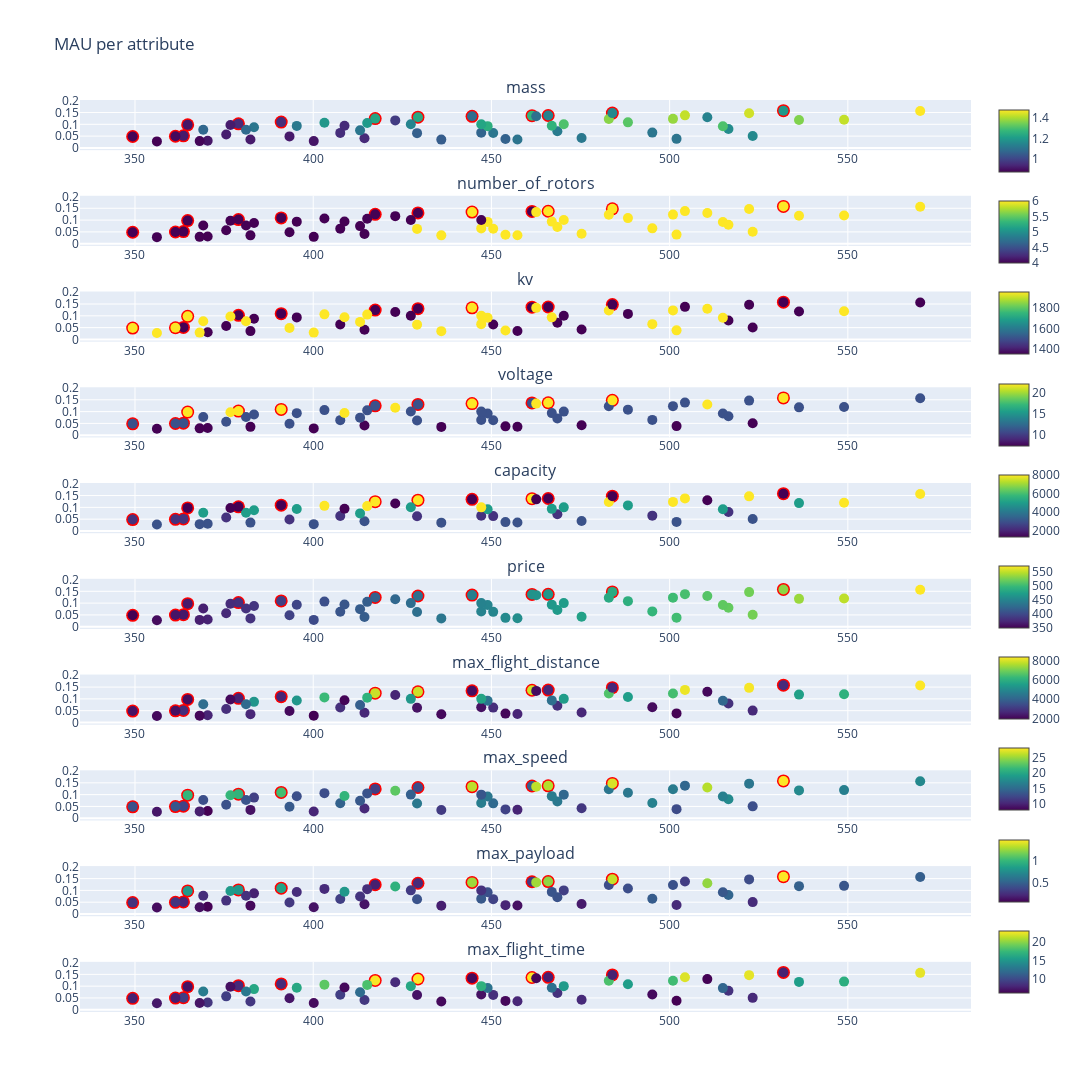

The cell this chart's notebook holds for it:
### Code cell
uav_td.plot_all_attributes('price', 'MAU')
